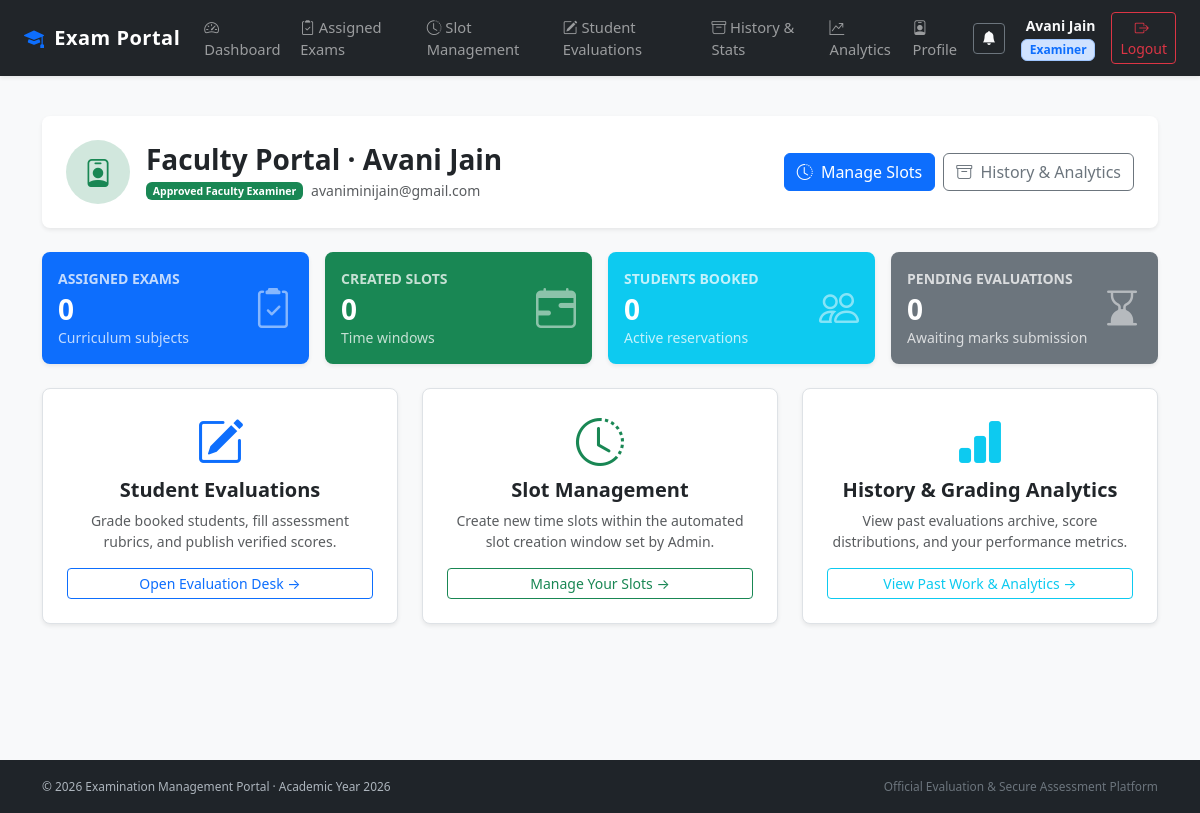
Page /examiner_dashboard (signed in) on the earlier database version.
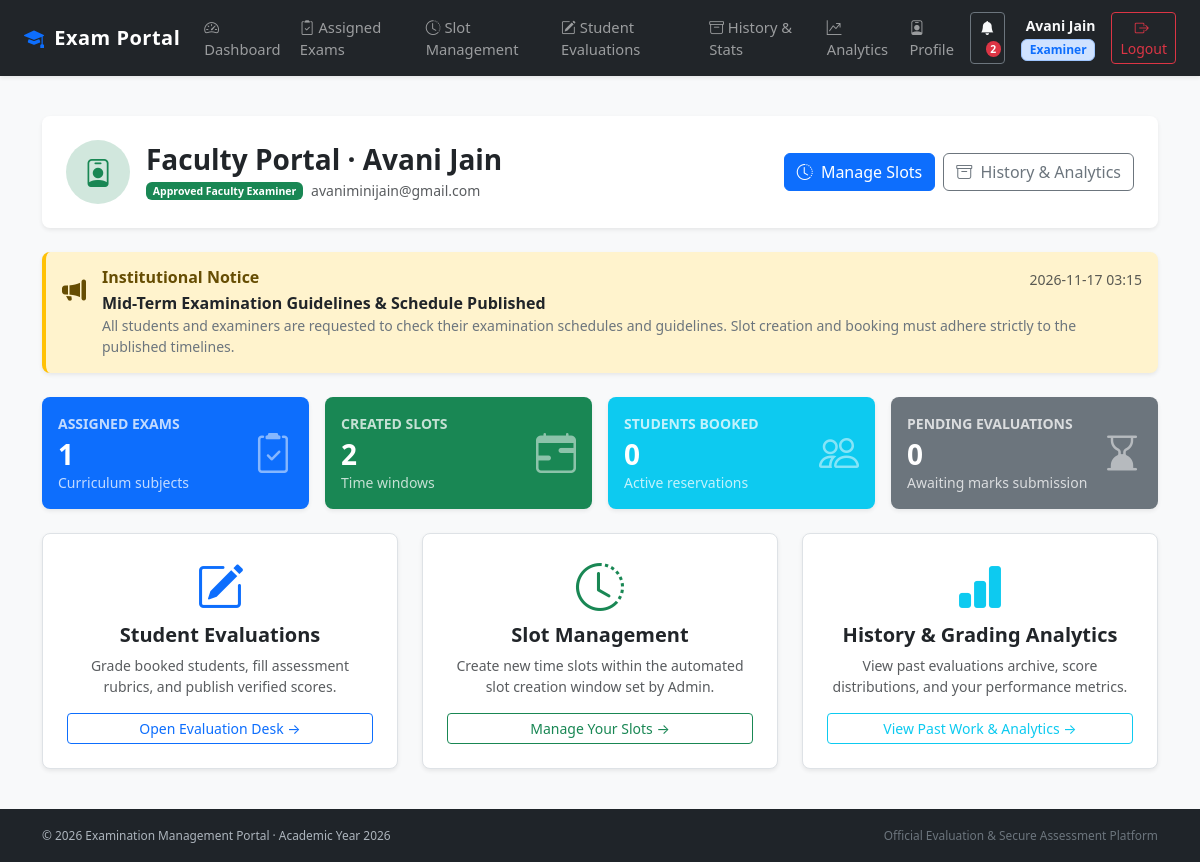
Same page on the later database version.
### models.py (models this page shows, shortened)
class Announcement(db.Model):
    id = db.Column(db.Integer, primary_key=True)
    title = db.Column(db.String(200), nullable=False)
    content = db.Column(db.Text, nullable=False)
    target_role = db.Column(db.String(50), default="All")
    event_date = db.Column(db.String(30))
    created_at = db.Column(db.String(30))

### app.py (the view)
@app.route("/examiner_dashboard")
@role_required("Examiner")
def examiner_dashboard():
    examiner_id = session["user_id"]
    slots = ExaminationSlot.query.filter_by(
        examiner_id=examiner_id
    ).all()
    examinations = set()
    for slot in slots:
        examinations.add(slot.examination_id)
    total_examinations = len(examinations)
    total_slots = len(slots)
    total_bookings = 0
    for slot in slots:
        total_bookings += Booking.query.filter_by(
            slot_id=slot.id,
            status="Booked"
        ).count()
    pending_evaluations = 0
    for slot in slots:
        bookings = Booking.query.filter_by(
            slot_id=slot.id,
            status="Booked"
        ).all()
        for booking in bookings:
            evaluation = Evaluation.query.filter_by(
                booking_id=booking.id
            ).first()
            if evaluation is None or evaluation.status == "Pending":
                pending_evaluations += 1
    announcements = Announcement.query.filter(
        or_(Announcement.target_role == "All", Announcement.target_role == "Examiner")
    ).order_by(Announcement.id.desc()).limit(3).all()
    return render_template(
        "examiner_dashboard.html",
        examiner=User.query.get(examiner_id),
        total_examinations=total_examinations,
        total_slots=total_slots,
        total_bookings=total_bookings,
        pending_evaluations=pending_evaluations,
        announcements=announcements
    )

### app.py (called while the page is built)
@app.context_processor
def inject_global_data():
    unread_count = 0
    if "user_id" in session:
        try:
            unread_count = Notification.query.filter_by(
                user_id=session["user_id"], is_read=False
            ).count()
        except Exception:
            pass
    return dict(unread_notifications_count=unread_count)

def role_required(required_role):
    def decorator(function):
        @wraps(function)
        def wrapper(*args, **kwargs):
            if "user_id" not in session:
                return redirect(url_for("login"))
            user = User.query.get(session["user_id"])
            if user is None or not user.is_active:
                session.clear()
                return redirect(url_for("login"))
            if user.role != required_role:
                abort(403)
            if user.role == "Examiner" and not user.is_approved:
                session.clear()
                return redirect(url_for("login"))
            return function(*args, **kwargs)
        return wrapper
    return decorator

### templates/examiner_dashboard.html (shortened to what the changed rows need)
{% extends "base.html" %}
{% block content %}
<div class="container my-4">
    {% if announcements %}
    <div class="card shadow-sm border-0 mb-4 bg-warning-subtle border-start border-4 border-warning">
        <div class="card-body p-3">
            <div class="d-flex align-items-start gap-3">
                <i class="bi bi-megaphone-fill fs-4 text-warning-emphasis mt-1"></i>
                <div class="flex-grow-1">
                    <div class="d-flex justify-content-between align-items-center flex-wrap">
                        <h6 class="fw-bold text-warning-emphasis mb-1">Institutional Notice</h6>
                        <span class="text-muted small">{{ announcements[0].created_at }}</span>
                    </div>
                    <div class="fw-semibold text-dark">{{ announcements[0].title }}</div>
                    <p class="small text-secondary mb-0">{{ announcements[0].content }}</p>
                </div>
            </div>
        </div>
    </div>
    {% endif %}
    <div class="row g-3 mb-4">
        <div class="col-md-3 col-sm-6">
            <div class="card stat-card text-white bg-primary h-100 shadow-sm border-0">
                <div class="card-body p-3 d-flex justify-content-between align-items-center">
                    <div>
                        <div class="small text-uppercase opacity-75 fw-bold">Assigned Exams</div>
                        <h3 class="fw-bold mb-0 mt-1">{{ total_examinations }}</h3>
                        <div class="small opacity-75">Curriculum subjects</div>
                    </div>
                </div>
            </div>
        </div>
        <div class="col-md-3 col-sm-6">
            <div class="card stat-card text-white bg-success h-100 shadow-sm border-0">
                <div class="card-body p-3 d-flex justify-content-between align-items-center">
                    <div>
                        <div class="small text-uppercase opacity-75 fw-bold">Created Slots</div>
                        <h3 class="fw-bold mb-0 mt-1">{{ total_slots }}</h3>
                        <div class="small opacity-75">Time windows</div>
                    </div>
                </div>
            </div>
        </div>
    </div>
</div>
{% endblock %}

### templates/base.html (shortened to what the changed rows need)
<!DOCTYPE html>
<html lang="en">
<head>
    <link href="https://cdn.jsdelivr.net/npm/bootstrap@5.3.3/dist/css/bootstrap.min.css" rel="stylesheet">
    <link href="https://cdn.jsdelivr.net/npm/bootstrap-icons@1.11.3/font/bootstrap-icons.min.css" rel="stylesheet">
</head>
<body>
    <nav class="navbar navbar-expand-xl navbar-dark bg-dark fixed-top shadow-sm">
        <div class="container-fluid px-3 px-lg-4">
            <div class="collapse navbar-collapse" id="navbarNav">
                {% if session.get("user_id") %}
                    <div class="d-flex align-items-center gap-3">
                        <a href="{{ url_for('notifications') }}" class="btn btn-outline-secondary btn-sm position-relative text-light" title="Notification Centre">
                            <i class="bi bi-bell-fill"></i>
                            {% if unread_notifications_count and unread_notifications_count > 0 %}
                                <span class="badge bg-danger badge-notification">{{ unread_notifications_count }}</span>
                            {% endif %}
                        </a>
                    </div>
                {% else %}
                    <div class="d-flex gap-2">
                        <a href="{{ url_for('login') }}" class="btn btn-outline-light btn-sm">Login</a>
                        <a href="{{ url_for('register') }}" class="btn btn-primary btn-sm">Register</a>
                    </div>
                {% endif %}
            </div>
        </div>
    </nav>
    <main class="py-3">
        {% block content %}{% endblock %}
    </main>
</body>
</html>

Differences in the rows shown:
added Announcement: created_at "2026-11-17 03:15", title "Mid-Term Examination Guidelines & Schedule Published", content "All students and examiners are requested to check their examination schedules and guidelines. Slot creation and booking must adhere strictly to the published timelines."
Other differences:
{{ unread_notifications_count }}: (not shown) → "2"
{{ total_examinations }}: "0" → "1"
{{ total_slots }}: "0" → "2"
text now shown: "Institutional Notice"
